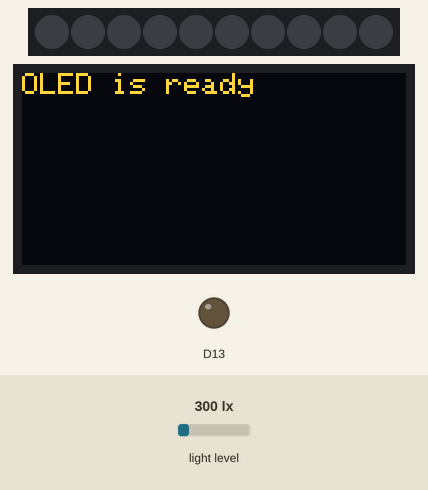
Recording of a sketch running on a simulated Adafruit Circuit Playground Express. Shown: 10 RGB LEDs in strip order, left to right, 128×64 one-colour display, output pins drawn as LEDs (lit = HIGH). The inputs (shaded band) are chosen by the test bench; at power-on: light level 300 lx. Dim RGB values are drawn brighter than linear; the OLED is the two-colour kind (top 16 rows yellow); the display library's start-up logo is not drawn; what the sketch prints to the serial monitor is not drawn.

Above: at 3.2 s.
3.3 s: light level set to 40 lx
At 5.1 s:
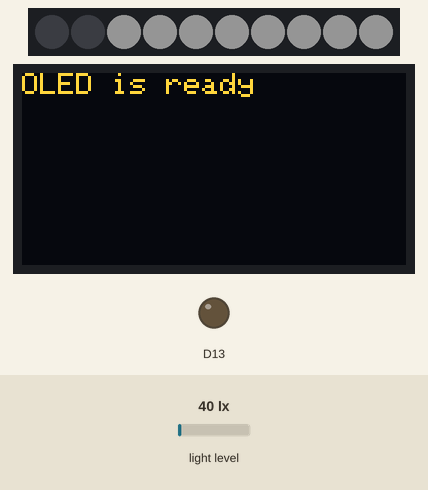
5.5 s: light level set to 500 lx
At 6.9 s:
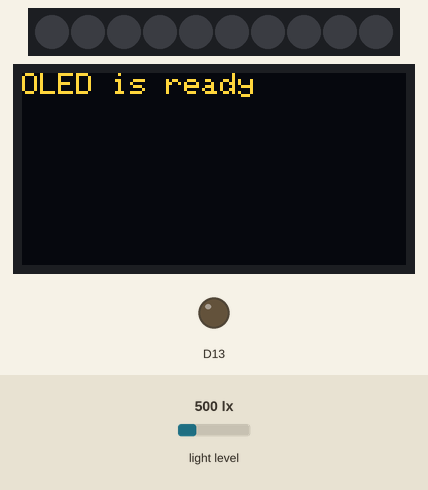
7.5 s: light level set to 10 lx
At 8.7 s:
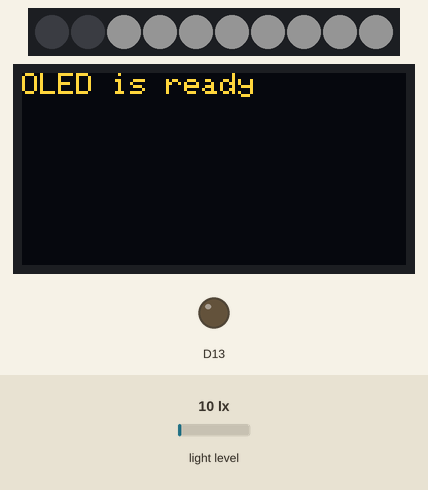
Timing chart, 0 to 10.5 s (numbered marks = the images above; inputs shaded):
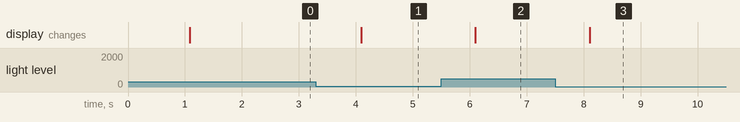

The sketch:

display.ino
```cpp
//  File:  print_light_sensor.ino
//
//  Measure ambient light levels with the light sensor built into
//  the Circuit Playground.  Print the value returned by the light
//  sensor and print a message ("it's dark") if the reading is
//  below a user-defined threshold

// -- Include functions provided by the Circuit Playground library
#include <Adafruit_CircuitPlayground.h>
#include <Wire.h>               //  Wire.h provides I2C support
#include <Adafruit_GFX.h>       //  Generic graphics library: fonts, lines, effects
#include <Adafruit_SSD1306.h>   //  Library for the micro OLED display
#include <Adafruit_CircuitPlayground.h>

// -- Create an SSD1306 object called OLED that is connected by I2C
#define OLED_RESET      4  // Reset pin # (or -1 if sharing Arduino reset pin)
#define SCREEN_WIDTH  128  // OLED display width in pixels
#define SCREEN_HEIGHT  64  // OLED display height in pixels
#define I2CADDR  0x3D      // I2C address is used in setupOLED()
Adafruit_SSD1306 OLED(SCREEN_WIDTH, SCREEN_HEIGHT, &Wire, OLED_RESET);   // The CP microcontroller pin for the speaker

// ----------------------------------------------------------------
void setup() {
  Serial.begin(9600);        //  Start connection to Serial Monitor
  CircuitPlayground.begin(); //  Start built-in functions of CP

  setupOLED();
}

// ----------------------------------------------------------------
void loop() {
  int value;             //  reading of the light sensor
  int nPixel = 3;       //  Number of NeoPixel to turn on and off
  int iRed = 250;         //  Amount of red to display.    0 <= iRed <= 255
  int iGreen = 250;     //  Amount of green to display.  0 <= iGreen <= 255
  int iBlue = 250;        //  Amount of blue to display.   0 <= iBlue <= 255
  // -- Read the light sensor:   0 <= value <= 1023

  value = CircuitPlayground.lightSensor();

  // -- Print light level readings
  Serial.print("Light Sensor: ");
  Serial.print(value);
  Serial.print("\n");


  //    CircuitPlayground.setPixelColor(nPixel, iRed, iGreen, iBlue);
  // <= less than or equal to
  // < less than
  // >= greater than or equal to
  // > greater than
  // == equal to
  // != not equal to
  // =================  ADD CODE HERE ====================
  if(value < 30){
    for(int i = 2; i < 10; i++){
      CircuitPlayground.setPixelColor(i, iRed, iGreen, iBlue);
    }

  }else{
  for(int i = 9; i > -1; i--)
      CircuitPlayground.setPixelColor(i, 0, 0, 0);

  }
   delay(1000);
}


void setupOLED() {

    // -- Set up OLED display.  Use internal 3.3v supply, and Adafruit trick
    //      SSD1306_SWITCHCAPVCC = generate display voltage from 3.3V internally
    //    I2C address is 0x3C for the 128x32 display
    if ( !OLED.begin(SSD1306_SWITCHCAPVCC, I2CADDR) ) {
      Serial.println(F("SSD1306 allocation failed"));
      while (true) ;   // Don't proceed, loop forever
    }

    // -- Show Adafruit splash screen stored in image buffer.
    OLED.display();
    delay(1000);         //  Pause to allow user to read the display

    // -- Clear the splash screen, set default text mode and display a "ready" message.
    OLED.clearDisplay();
    OLED.setTextSize(1);
    OLED.setTextColor(SSD1306_WHITE);
    OLED.print(F("OLED is ready"));
    OLED.display();
    delay(1000);                         //  Pause to allow user to read the display
  }
```
